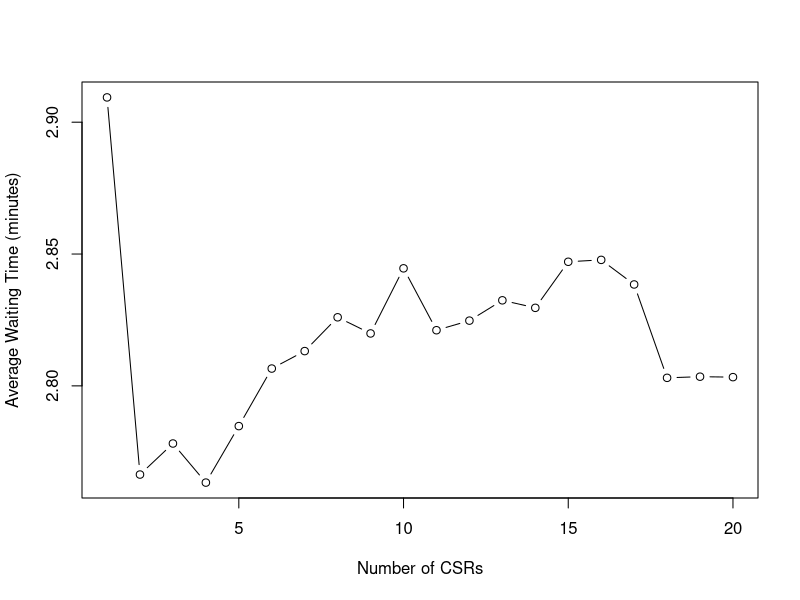
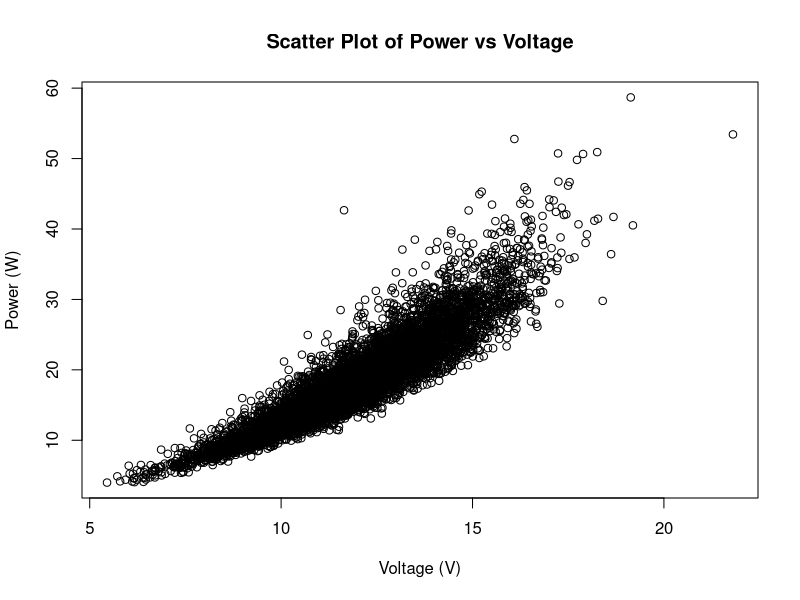
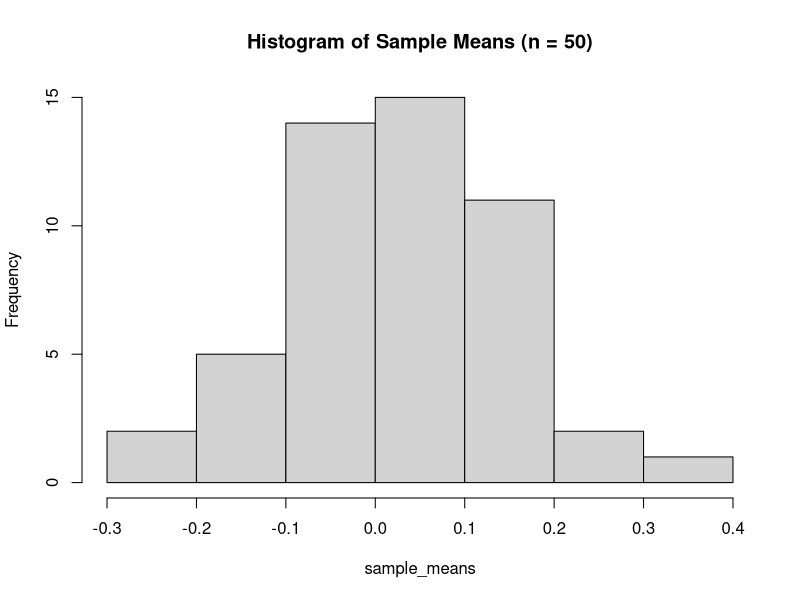
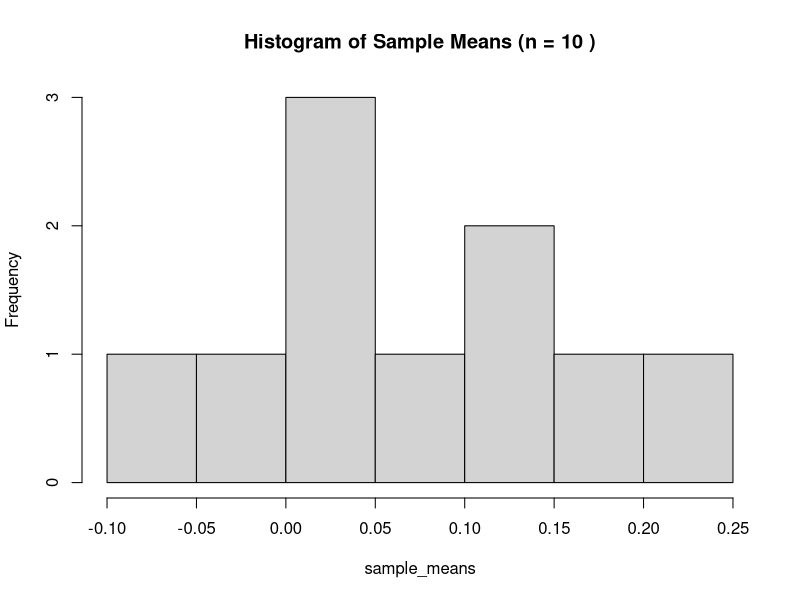
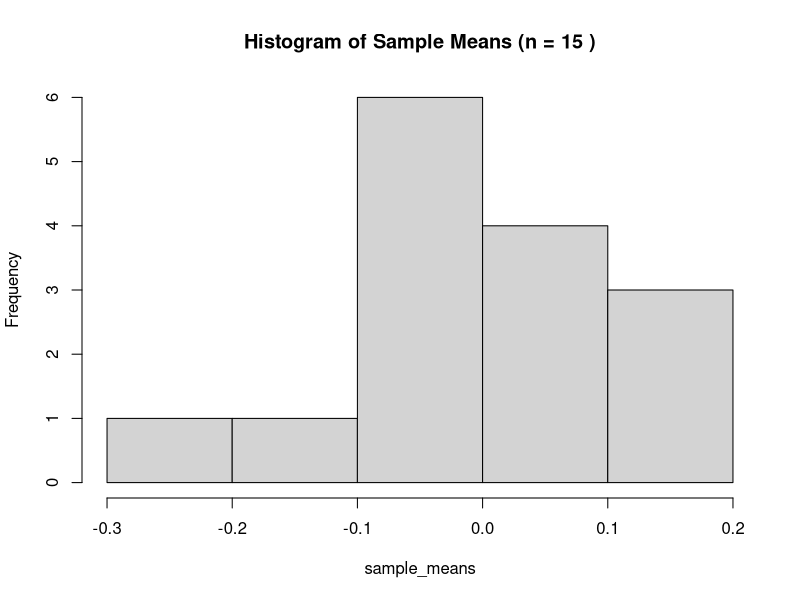
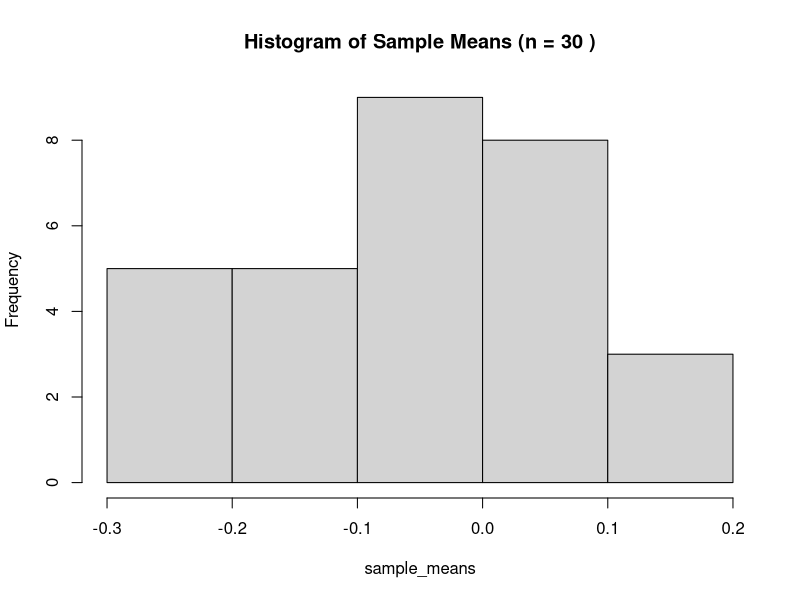
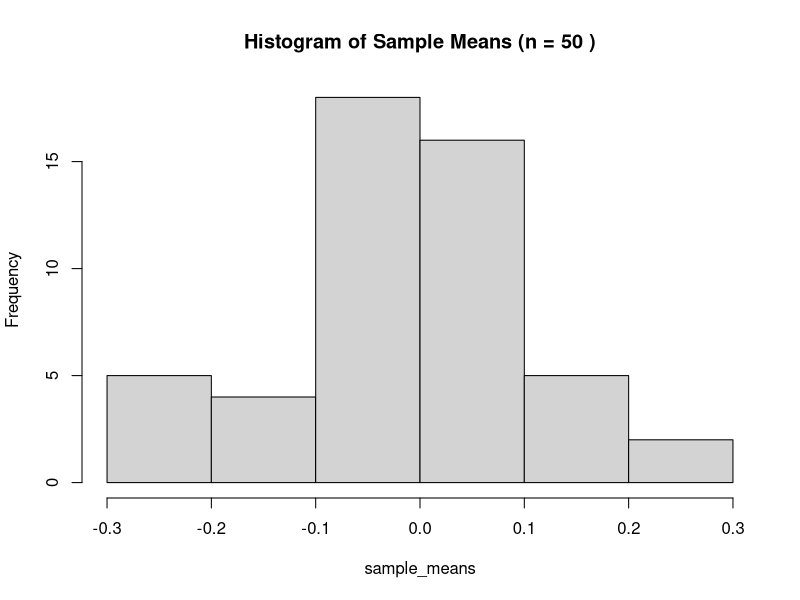
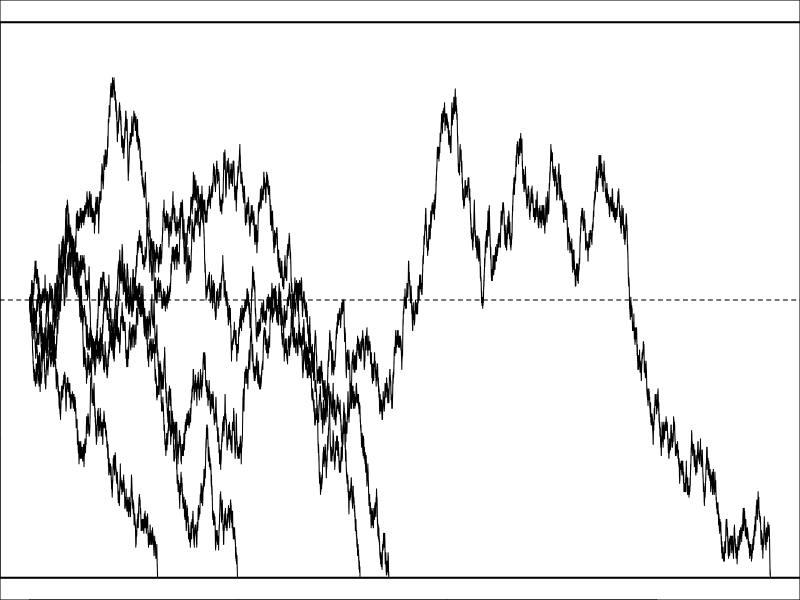

R code for these plots, in order:
## ---- chunk 1
knitr::opts_chunk$set(echo = TRUE)
## ---- chunk 2
lambda <- 1  # Mean arrival rate (customers per minute)
mu <- 1/3  # Mean service rate (customers per minute)
sim_length <- 60 * 24  # Simulation length (minutes)
## ---- chunk 3
wait_times <- c()
num_csrs <- c()
avg_wait_time <- c()
## ---- chunk 4
# Simulate different number of CSRs
for (i in 1:20) {
  # Set the number of CSRs
  num_csrs[i] <- i

  # Initialize the simulation state
  arrivals <- rpois(sim_length, lambda)
  service_times <- rexp(sim_length, 1/mu)

  # Simulate the call center
  current_time <- 0
  queue <- c()

  for (j in 1:sim_length) {
    # Check for arrivals
    if (current_time >= arrivals[j]) {
      queue <- c(queue, current_time)
    }

    # Check for departures
    if (length(queue) > 0) {
      if (current_time >= queue[1] + service_times[j]) {
        wait_times <- c(wait_times, current_time - queue[1])
        queue <- queue[-1]
      }
    }

    # Update the current time
    current_time <- current_time + 1
  }

  # Calculate the average waiting time
  avg_wait_time[i] <- mean(wait_times)
}


## ---- chunk 5
# Plot the results
plot(num_csrs, avg_wait_time, type = 'b', xlab = 'Number of CSRs', ylab = 'Average Waiting Time (minutes)')

## ---- chunk 6
# Generate 7000 values for voltage and resistance
V <- rnorm(7000, 12, 2)
R <- rnorm(7000, 8, 1)

# Calculate power using the formula P = V^2 / R
P <- V^2 / R
## ---- chunk 7
# Create a scatter plot
plot(V, P, xlab = "Voltage (V)", ylab = "Power (W)")
title("Scatter Plot of Power vs Voltage")
## ---- chunk 8
#3. Find the approximate mean and variance of power (P).
print("Mean of the power") 
mean(P) 
print("Variuance of the power") 
var(P)
## ---- chunk 9
# Estimate probability of power exceeding 20W
probability_high_power <- mean(P > 20)
cat("Probability of power > 20W:", probability_high_power, "\n")
## ---- chunk 10
N <- 500
n <- 50
samples <- matrix(runif(N * n, -5, 5), nrow = N, ncol = n)
## ---- chunk 11
sample_means <- colMeans(samples)
## ---- chunk 12
hist(sample_means, main = "Histogram of Sample Means (n = 50)")
## ---- chunk 13
simulate_sample_means <- function(N, n) {
  samples <- matrix(runif(N * n, -5, 5), nrow = N, ncol = n)
  sample_means <- colMeans(samples)
  hist(sample_means, main = paste("Histogram of Sample Means (n =", n, ")"))
}
## ---- chunk 14
{simulate_sample_means(500, 10)}
## ---- chunk 15
simulate_sample_means(500, 15)
## ---- chunk 16
simulate_sample_means(500, 30)
## ---- chunk 17
simulate_sample_means(500, 50)
## ---- chunk 18
# returns the random walk path values as a vector 
# (random walk always starts at 0)
# p: probability of increasing by 1
# stop if path value hits either `lower` or `upper`
run <- function(p,lower, upper) {
    values <- c(0)
    current <- 0
    while (current > lower & current < upper) {
        current <- current + ifelse(runif(1) < 1/2, 1, -1)
        values <- c(values, current)
    }
    values
}
## ---- chunk 19
N <- 5  # no. of walks to simulate
p <- 0.5
lower <- -100
upper <- 100
# simulate paths
set.seed(1055)
vlist <- replicate(N, run(p, lower, upper))

# get length of longest path
max_length <- max(sapply(vlist, length))
# make plot
par(mar = rep(0, 4))  # no margins
plot(c(1, max_length), c(lower, upper), type = "n")
for (i in 1:N) {
    lines(1:length(vlist[[i]]), vlist[[i]])
}
abline(h = 0, lty = "dashed")
abline(h = lower, lwd = 2)
abline(h = upper, lwd = 2)
